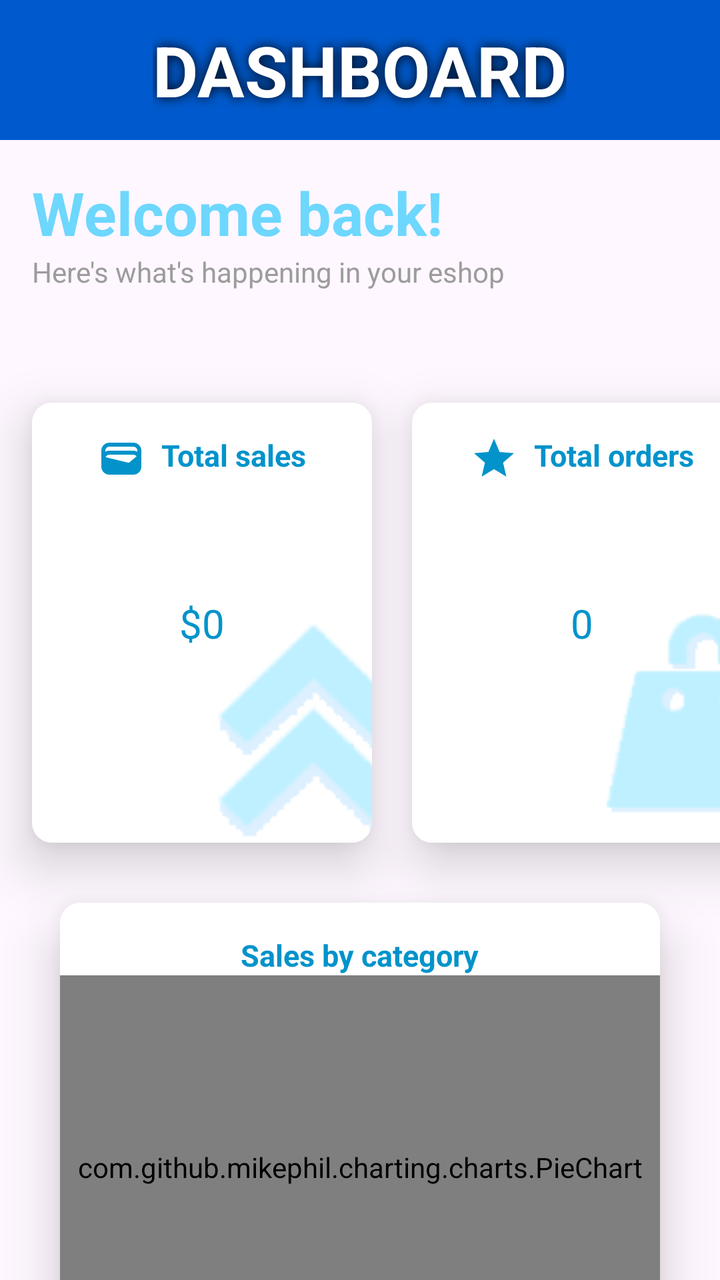
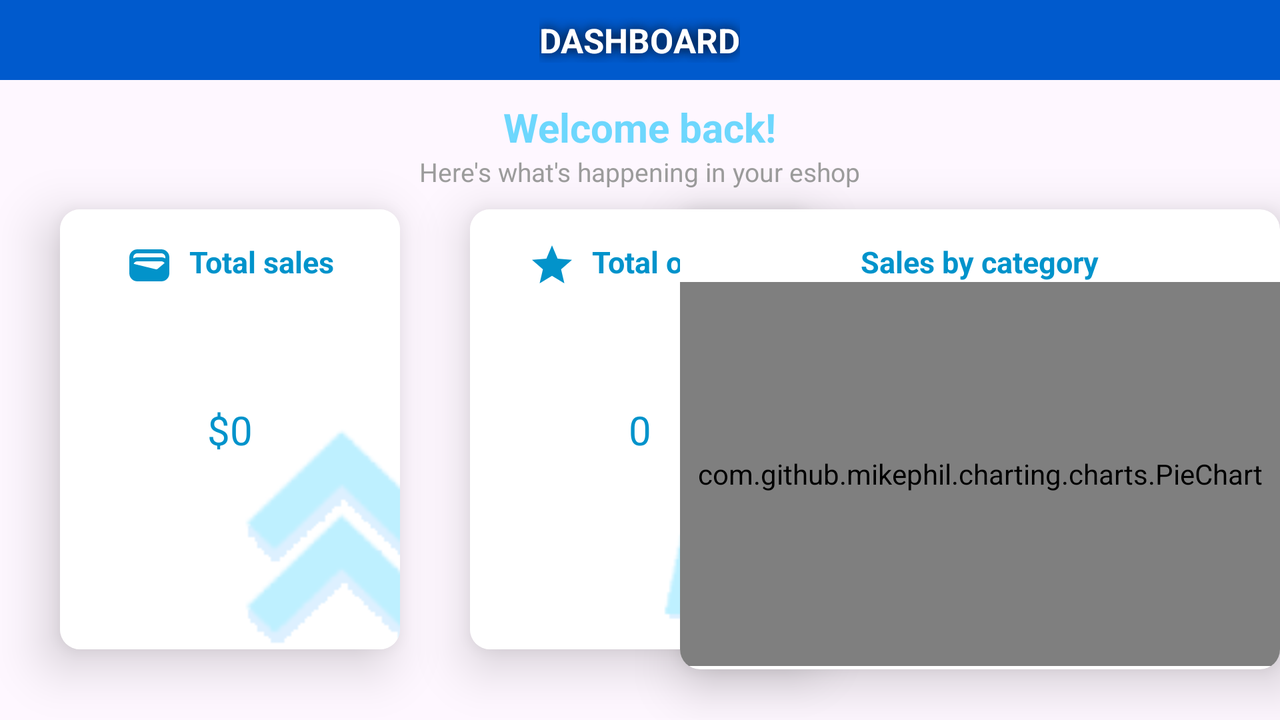

One screen, two layout resources from the same app: the default and the author's alternative for another configuration. Each is rendered where Android would select it; the XML of both is given below.
<!-- AndroidManifest.xml: application theme Theme.SupplementsEshopManagmentSystem -->
<!-- res/layout/fragment_dashboard.xml -->
<?xml version="1.0" encoding="utf-8"?>
<androidx.constraintlayout.widget.ConstraintLayout
    xmlns:android="http://schemas.android.com/apk/res/android"
    xmlns:app="http://schemas.android.com/apk/res-auto"
    xmlns:tools="http://schemas.android.com/tools"
    android:layout_width="match_parent"
    android:layout_height="match_parent"
    tools:context=".dashboard">

    <FrameLayout
        android:id="@+id/titleDash"
        android:layout_width="match_parent"
        android:layout_height="70dp"
        app:layout_constraintStart_toStartOf="parent"
        app:layout_constraintTop_toTopOf="parent"
        android:background="@color/darkest_blue">

        <TextView
            android:id="@+id/textView9"
            android:layout_width="wrap_content"
            android:layout_height="wrap_content"
            android:layout_gravity="center"
            android:shadowColor="@color/black"
            android:shadowRadius="15"
            android:text="DASHBOARD"
            android:textColor="@color/white"
            android:textSize="35sp"
            android:textStyle="bold" />

    </FrameLayout>

    <TextView
        android:id="@+id/welcomeback"
        android:layout_width="wrap_content"
        android:layout_height="wrap_content"
        android:layout_marginStart="16dp"
        android:layout_marginTop="16dp"
        android:text="Welcome back!"
        android:textColor="@color/mid_blue"
        android:textSize="30sp"
        android:textStyle="bold"
        app:layout_constraintStart_toStartOf="parent"
        app:layout_constraintTop_toBottomOf="@+id/titleDash" />

    <TextView
        android:id="@+id/textView10"
        android:layout_width="wrap_content"
        android:layout_height="wrap_content"
        android:text="Here's what's happening in your eshop"
        android:textColor="@color/grey"
        app:layout_constraintEnd_toEndOf="@+id/welcomeback"
        app:layout_constraintHorizontal_bias="0.0"
        app:layout_constraintStart_toStartOf="@+id/welcomeback"
        app:layout_constraintTop_toBottomOf="@+id/welcomeback" />

    <androidx.cardview.widget.CardView
        android:id="@+id/totalSales"
        android:layout_width="170dp"
        android:layout_height="220dp"
        android:layout_marginStart="16dp"
        android:layout_marginTop="56dp"
        app:cardCornerRadius="10dp"
        app:cardElevation="15dp"
        app:layout_constraintStart_toStartOf="parent"
        app:layout_constraintTop_toBottomOf="@+id/textView10">

        <androidx.constraintlayout.widget.ConstraintLayout
            android:layout_width="match_parent"
            android:layout_height="match_parent"
            android:background="@drawable/totalsalesback">

            <TextView
                android:layout_width="wrap_content"
                android:layout_height="wrap_content"
                android:layout_marginTop="16dp"
                android:drawableLeft="@drawable/baseline_wallet_24"
                android:drawablePadding="8dp"
                android:text="Total sales"
                android:textSize="15sp"
                android:textStyle="bold"
                android:textColor="@color/dark_blue"
                app:layout_constraintEnd_toEndOf="parent"
                app:layout_constraintStart_toStartOf="parent"
                app:layout_constraintTop_toTopOf="parent" />

            <TextView
                android:id="@+id/totalsalesinsert"
                android:layout_width="match_parent"
                android:layout_height="wrap_content"
                android:textAlignment="center"
                app:layout_constraintEnd_toEndOf="parent"
                app:layout_constraintStart_toStartOf="parent"
                app:layout_constraintTop_toTopOf="parent"
                app:layout_constraintBottom_toBottomOf="parent"
                android:text="$0"
                android:textSize="20sp"
                android:textColor="@color/dark_blue"/>
        </androidx.constraintlayout.widget.ConstraintLayout>

    </androidx.cardview.widget.CardView>

    <androidx.cardview.widget.CardView
        android:id="@+id/totalorders"
        android:layout_width="170dp"
        android:layout_height="220dp"
        android:layout_marginStart="20dp"
        android:layout_marginTop="56dp"
        app:cardCornerRadius="10dp"
        app:cardElevation="15dp"
        app:layout_constraintStart_toEndOf="@+id/totalSales"
        app:layout_constraintTop_toBottomOf="@+id/textView10">

        <androidx.constraintlayout.widget.ConstraintLayout
            android:layout_width="match_parent"
            android:layout_height="match_parent"
            android:background="@drawable/totalordersback">

            <TextView
                android:layout_width="wrap_content"
                android:layout_height="wrap_content"
                android:layout_marginTop="16dp"
                android:drawableLeft="@drawable/baseline_star_24"
                android:drawablePadding="8dp"
                android:text="Total orders"
                android:textSize="15sp"
                android:textStyle="bold"
                android:textColor="@color/dark_blue"
                app:layout_constraintEnd_toEndOf="parent"
                app:layout_constraintStart_toStartOf="parent"
                app:layout_constraintTop_toTopOf="parent" />

            <TextView
                android:id="@+id/totalordersinsert"
                android:layout_width="match_parent"
                android:layout_height="wrap_content"
                android:textAlignment="center"
                app:layout_constraintEnd_toEndOf="parent"
                app:layout_constraintStart_toStartOf="parent"
                app:layout_constraintTop_toTopOf="parent"
                app:layout_constraintBottom_toBottomOf="parent"
                android:text="0"
                android:textSize="20sp"
                android:textColor="@color/dark_blue"/>
        </androidx.constraintlayout.widget.ConstraintLayout>

    </androidx.cardview.widget.CardView>



    <androidx.cardview.widget.CardView
        android:layout_width="300dp"
        android:layout_height="230dp"
        android:layout_marginTop="30dp"
        app:cardCornerRadius="10dp"
        app:cardElevation="15dp"
        app:layout_constraintEnd_toEndOf="parent"
        app:layout_constraintStart_toStartOf="parent"
        app:layout_constraintTop_toBottomOf="@+id/totalorders">

        <LinearLayout
            android:layout_width="match_parent"
            android:layout_height="match_parent"
            android:orientation="vertical">

            <TextView
                android:layout_width="wrap_content"
                android:layout_height="wrap_content"
                android:layout_marginTop="16dp"
                android:text="Sales by category"
                android:layout_gravity="center"
                android:textColor="@color/dark_blue"
                android:textSize="15sp"
                android:textStyle="bold" />

            <FrameLayout
                android:layout_width="match_parent"
                android:layout_height="192dp">

                <com.github.mikephil.charting.charts.PieChart
                    android:id="@+id/pieChart"
                    android:layout_width="match_parent"
                    android:layout_height="match_parent"/>

            </FrameLayout>

        </LinearLayout>


    </androidx.cardview.widget.CardView>

</androidx.constraintlayout.widget.ConstraintLayout>
<!-- resources referenced by this layout -->
<resources>
  <color name="black">#FF000000</color>
  <color name="dark_blue">#0093cb</color>
  <color name="darkest_blue">#005acd</color>
  <color name="grey">#9c9c9c</color>
  <color name="mid_blue">#6dd7fd</color>
  <color name="white">#FFFFFF</color>
  <!-- drawable baseline_star_24 (drawable) -->
  <vector android:height="24dp" android:tint="#0293CA"
      android:viewportHeight="24" android:viewportWidth="24"
      android:width="24dp" xmlns:android="http://schemas.android.com/apk/res/android">
      <path android:fillColor="@android:color/white" android:pathData="M12,17.27L18.18,21l-1.64,-7.03L22,9.24l-7.19,-0.61L12,2 9.19,8.63 2,9.24l5.46,4.73L5.82,21z"/>
  </vector>
  <!-- drawable baseline_wallet_24 (drawable) -->
  <vector android:height="24dp" android:tint="#0293CA"
      android:viewportHeight="24" android:viewportWidth="24"
      android:width="24dp" xmlns:android="http://schemas.android.com/apk/res/android">
      <path android:fillColor="@android:color/white" android:pathData="M18,4H6C3.79,4 2,5.79 2,8v8c0,2.21 1.79,4 4,4h12c2.21,0 4,-1.79 4,-4V8C22,5.79 20.21,4 18,4zM16.14,13.77c-0.24,0.2 -0.57,0.28 -0.88,0.2L4.15,11.25C4.45,10.52 5.16,10 6,10h12c0.67,0 1.26,0.34 1.63,0.84L16.14,13.77zM6,6h12c1.1,0 2,0.9 2,2v0.55C19.41,8.21 18.73,8 18,8H6C5.27,8 4.59,8.21 4,8.55V8C4,6.9 4.9,6 6,6z"/>
  </vector>
  <!-- drawable totalordersback: png bitmap (drawable, 1798 bytes) -->
  <!-- drawable totalsalesback: png bitmap (drawable, 3317 bytes) -->
  <style name="Theme.SupplementsEshopManagmentSystem" parent="Base.Theme.SupplementsEshopManagmentSystem" />
  <style name="Base.Theme.SupplementsEshopManagmentSystem" parent="Theme.Material3.DayNight.NoActionBar">
          <item name="colorPrimary">@color/darkest_blue</item>
          <item name="colorPrimaryVariant">@color/darkest_blue</item>
      </style>
</resources>
<!-- res/layout-land/fragment_dashboard.xml (the author's variant of the layout above) -->
<!-- drawn on the phone turned sideways -->
<?xml version="1.0" encoding="utf-8"?>
<androidx.constraintlayout.widget.ConstraintLayout
    xmlns:android="http://schemas.android.com/apk/res/android"
    xmlns:app="http://schemas.android.com/apk/res-auto"
    xmlns:tools="http://schemas.android.com/tools"
    android:layout_width="match_parent"
    android:layout_height="match_parent"
    tools:context=".dashboard">

    <FrameLayout
        android:id="@+id/titleDash"
        android:layout_width="match_parent"
        android:layout_height="40dp"
        app:layout_constraintStart_toStartOf="parent"
        app:layout_constraintTop_toTopOf="parent"
        android:background="@color/darkest_blue">

        <TextView
            android:id="@+id/textView9"
            android:layout_width="wrap_content"
            android:layout_height="wrap_content"
            android:layout_gravity="center"
            android:shadowColor="@color/black"
            android:shadowRadius="15"
            android:text="DASHBOARD"
            android:textColor="@color/white"
            android:textSize="17sp"
            android:textStyle="bold" />

    </FrameLayout>

    <TextView
        android:id="@+id/welcomeback"
        android:layout_width="wrap_content"
        android:layout_height="wrap_content"
        android:layout_marginTop="10dp"
        android:text="Welcome back!"
        android:textColor="@color/mid_blue"
        android:textSize="20sp"
        android:textStyle="bold"
        app:layout_constraintEnd_toEndOf="parent"
        app:layout_constraintStart_toStartOf="parent"
        app:layout_constraintTop_toBottomOf="@+id/titleDash" />

    <TextView
        android:id="@+id/textView10"
        android:layout_width="wrap_content"
        android:layout_height="wrap_content"
        android:text="Here's what's happening in your eshop"
        android:textColor="@color/grey"
        android:textSize="13sp"
        app:layout_constraintEnd_toEndOf="parent"
        app:layout_constraintStart_toStartOf="parent"
        app:layout_constraintTop_toBottomOf="@+id/welcomeback" />

    <androidx.cardview.widget.CardView
        android:id="@+id/totalSales"
        android:layout_width="170dp"
        android:layout_height="220dp"
        android:layout_marginStart="30dp"
        android:layout_marginTop="10dp"
        app:cardCornerRadius="10dp"
        app:cardElevation="15dp"
        app:layout_constraintStart_toStartOf="parent"
        app:layout_constraintTop_toBottomOf="@+id/textView10">

        <androidx.constraintlayout.widget.ConstraintLayout
            android:layout_width="match_parent"
            android:layout_height="match_parent"
            android:background="@drawable/totalsalesback">

            <TextView
                android:layout_width="wrap_content"
                android:layout_height="wrap_content"
                android:layout_marginTop="16dp"
                android:drawableLeft="@drawable/baseline_wallet_24"
                android:drawablePadding="8dp"
                android:text="Total sales"
                android:textSize="15sp"
                android:textStyle="bold"
                android:textColor="@color/dark_blue"
                app:layout_constraintEnd_toEndOf="parent"
                app:layout_constraintStart_toStartOf="parent"
                app:layout_constraintTop_toTopOf="parent" />

            <TextView
                android:id="@+id/totalsalesinsert"
                android:layout_width="match_parent"
                android:layout_height="wrap_content"
                android:textAlignment="center"
                app:layout_constraintEnd_toEndOf="parent"
                app:layout_constraintStart_toStartOf="parent"
                app:layout_constraintTop_toTopOf="parent"
                app:layout_constraintBottom_toBottomOf="parent"
                android:text="$0"
                android:textSize="20sp"
                android:textColor="@color/dark_blue"/>
        </androidx.constraintlayout.widget.ConstraintLayout>

    </androidx.cardview.widget.CardView>

    <androidx.cardview.widget.CardView
        android:id="@+id/totalorders"
        android:layout_width="170dp"
        android:layout_height="220dp"
        android:layout_marginStart="35dp"
        android:layout_marginTop="10dp"
        app:cardCornerRadius="10dp"
        app:cardElevation="15dp"
        app:layout_constraintStart_toEndOf="@+id/totalSales"
        app:layout_constraintTop_toBottomOf="@+id/textView10">

        <androidx.constraintlayout.widget.ConstraintLayout
            android:layout_width="match_parent"
            android:layout_height="match_parent"
            android:background="@drawable/totalordersback">

            <TextView
                android:layout_width="wrap_content"
                android:layout_height="wrap_content"
                android:layout_marginTop="16dp"
                android:drawableLeft="@drawable/baseline_star_24"
                android:drawablePadding="8dp"
                android:text="Total orders"
                android:textSize="15sp"
                android:textStyle="bold"
                android:textColor="@color/dark_blue"
                app:layout_constraintEnd_toEndOf="parent"
                app:layout_constraintStart_toStartOf="parent"
                app:layout_constraintTop_toTopOf="parent" />

            <TextView
                android:id="@+id/totalordersinsert"
                android:layout_width="match_parent"
                android:layout_height="wrap_content"
                android:textAlignment="center"
                app:layout_constraintEnd_toEndOf="parent"
                app:layout_constraintStart_toStartOf="parent"
                app:layout_constraintTop_toTopOf="parent"
                app:layout_constraintBottom_toBottomOf="parent"
                android:text="0"
                android:textSize="20sp"
                android:textColor="@color/dark_blue"/>
        </androidx.constraintlayout.widget.ConstraintLayout>

    </androidx.cardview.widget.CardView>


    <androidx.cardview.widget.CardView
        android:layout_width="300dp"
        android:layout_height="230dp"
        android:layout_marginTop="10dp"
        app:cardCornerRadius="10dp"
        app:cardElevation="15dp"
        app:layout_constraintEnd_toEndOf="parent"
        app:layout_constraintTop_toBottomOf="@+id/textView10">

        <LinearLayout
            android:layout_width="match_parent"
            android:layout_height="match_parent"
            android:orientation="vertical">

            <TextView
                android:layout_width="wrap_content"
                android:layout_height="wrap_content"
                android:layout_gravity="center"
                android:layout_marginTop="16dp"
                android:text="Sales by category"
                android:textColor="@color/dark_blue"
                android:textSize="15sp"
                android:textStyle="bold" />

            <FrameLayout
                android:layout_width="match_parent"
                android:layout_height="192dp">

                <com.github.mikephil.charting.charts.PieChart
                    android:id="@+id/pieChart"
                    android:layout_width="match_parent"
                    android:layout_height="match_parent" />

            </FrameLayout>

        </LinearLayout>


    </androidx.cardview.widget.CardView>

</androidx.constraintlayout.widget.ConstraintLayout>
